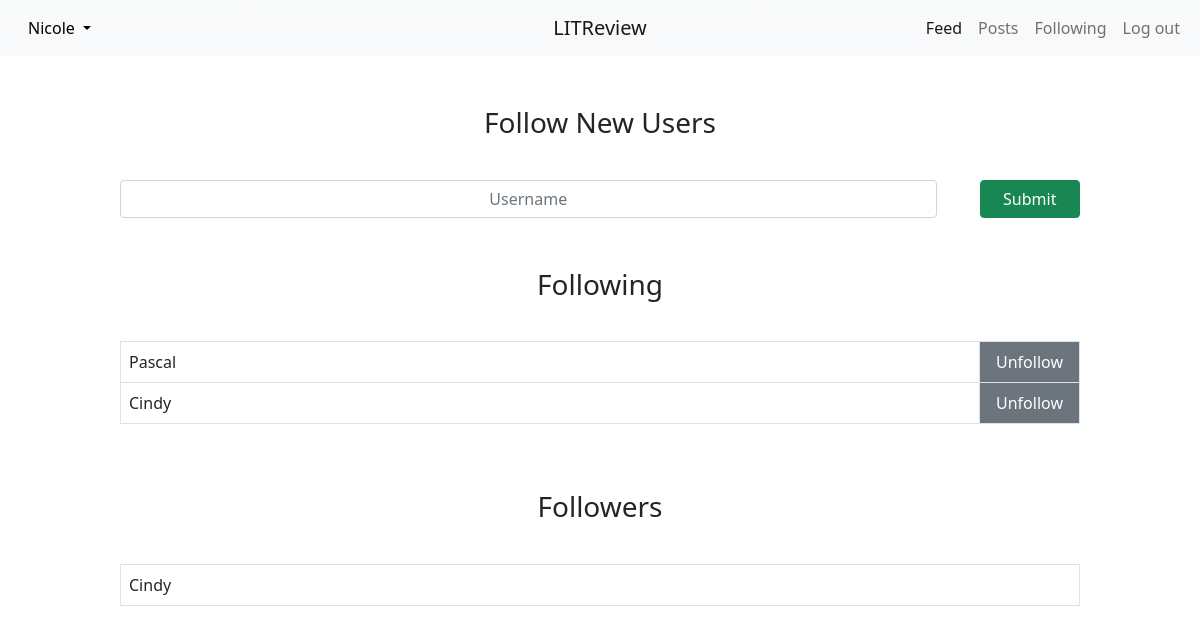
Before: /following (signed in) with the older database file.
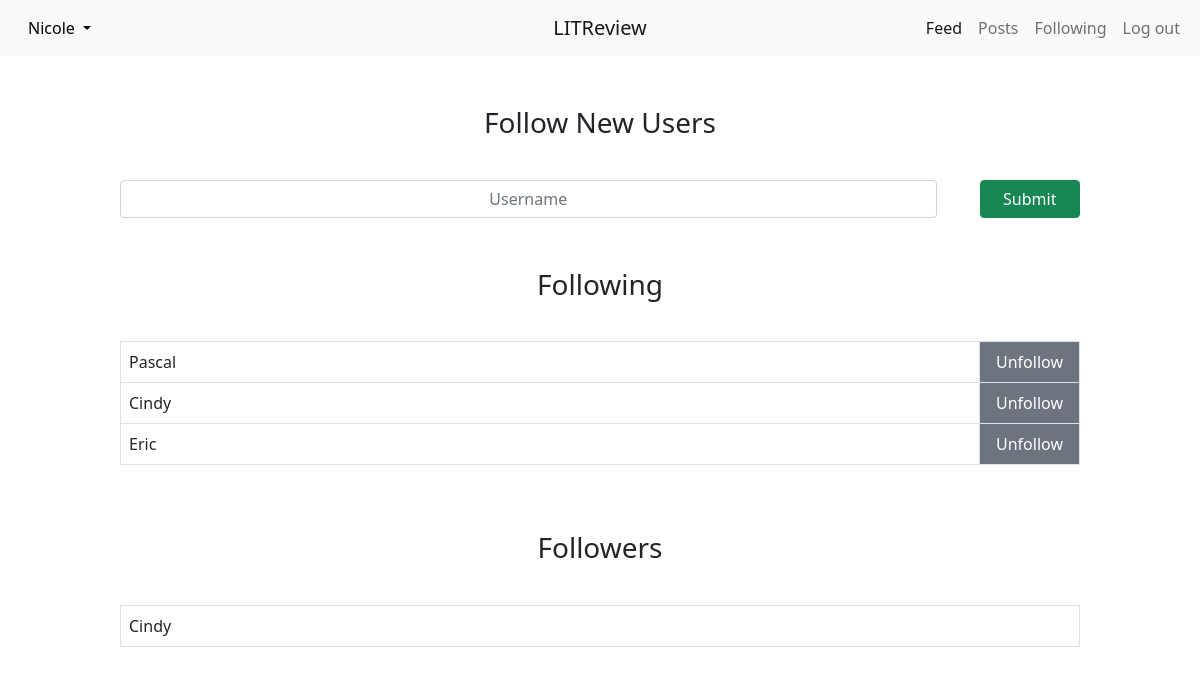
After: the same page with the newer database file.
### register/models.py (models this page shows)
class UserFollows(models.Model):
    user = models.ForeignKey(to=settings.AUTH_USER_MODEL,
                             on_delete=models.CASCADE,
                             related_name='following')
    followed_user = models.ForeignKey(to=settings.AUTH_USER_MODEL,
                                      on_delete=models.CASCADE,
                                      related_name='followed_by')
    class Meta:
        unique_together = ('user', 'followed_user', )

class User(AbstractUser):
    profile_picture = models.ImageField()
    follows = models.ManyToManyField(
        'self',
        through='UserFollows',
        symmetrical=False,
    )
    def __str__(self):
        return self.username

### main/views.py (the view, shortened to what this page needs)
# urls.py: path("following", views.following, name="following"),
@login_required
def following(request):
    form = forms.FollowUserForm()
    current_user = request.user
    follows = current_user.following.all()
    return render(request, "main/following.html",
                  {'form': form, 'follows': follows})

### main/forms.py
class FollowUserForm(forms.Form):
    follow_user = forms.CharField(
        max_length=30,
        label="",
        widget=forms.TextInput(attrs={"placeholder": "Username"})
    )

### main/templates/main/following.html (shortened to what this page needs)
{% extends 'main/base.html' %}
{% load crispy_forms_tags %}
{% block content %}
  <div class="following-content">
    <div class="following">
      <h3>Follow New Users</h3>
      <form method="post">
        {{ form|crispy }}
        <button type="submit" class="btn btn-success">Submit</button>
      </form>
    </div>
    <div class="following">
      <h3>Following</h3>
      <form method="post">
        <table class="table table-bordered">
          {% for obj in follows %}
            <tr>
              <td>{{ obj.followed_user }}</td>
              <td class="table-button"><button name="unfollow" value="{{ obj.followed_user.id }}" class="btn btn-secondary" type=submit>Unfollow</button></td>
            </tr>
          {% endfor %}
        </table>
      </form>
    </div>
    <div class="following">
      <h3>Followers</h3>
      <table class="table table-bordered">
        {% for obj in request.user.followed_by.all %}
          <tr>
            <td>{{ obj.user }}</td>
          </tr>
        {% endfor %}
      </table>
    </div>
  </div>
{% endblock content %}

Changed rows visible on the page:
added UserFollows: followed_user "Eric", shown under "Following"
